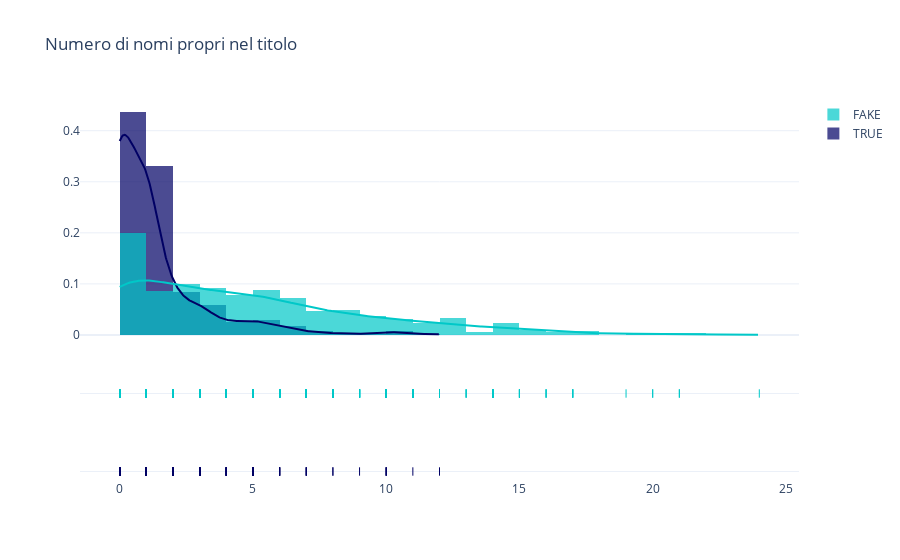

The cell this chart's notebook holds for it:
### Code cell
dataset.drop(['text_num_uppercase', 'text_len', 'text_num_stop_words', 'text_word_count'], axis=1, inplace=True)

dataset['token'] = dataset.apply(lambda row: nltk.word_tokenize(row['title']), axis=1)
dataset['pos_tags'] = dataset.apply(lambda row: nltk.pos_tag(row['token']), axis=1)

tag_count_dataset = pd.DataFrame(dataset['pos_tags'].map(lambda x: Counter(tag[1] for tag in x)).to_list())
dataset = pd.concat([dataset, tag_count_dataset], axis=1).fillna(0).drop(['pos_tags', 'token'], axis=1)

dataset = dataset[['title', 'text', 'source', 'label', 'title_num_uppercase', 'text_pct_uppercase', 'title_num_stop_words', 'text_pct_stop_words', 'NNP']].rename(columns={'NNP': 'NNP_title'})

x1 = dataset.loc[dataset['label']=='TRUE']['NNP_title']
x2 = dataset.loc[dataset['label'] == 'FAKE']['NNP_title']

group_labels = ['TRUE', 'FAKE']

colors = ['rgb(0, 0, 100)', 'rgb(0, 200, 200)']

fig = ff.create_distplot(
    [x1, x2], group_labels,colors=colors)

fig.update_layout(title_text='Numero di nomi propri nel titolo', template="plotly_white")
fig.show()

### Figure 1 — Plotly figure (JSON) as saved in the notebook; plotly's stock layout.template omitted (floating-point values rounded to 4 significant figures; data arrays with more than 128 entries replaced by an {"elided": "..."} marker saying what was removed)
{"data": [{"autobinx": false, "histnorm": "probability density", "legendgroup": "TRUE", "marker": {"color": "rgb(0, 0, 100)"}, "name": "TRUE", "opacity": 0.7, "type": "histogram", "x": {"elided": "586 int values"}, "xaxis": "x", "xbins": {"end": 12, "size": 1, "start": 0}, "yaxis": "y"}, {"autobinx": false, "histnorm": "probability density", "legendgroup": "FAKE", "marker": {"color": "rgb(0, 200, 200)"}, "name": "FAKE", "opacity": 0.7, "type": "histogram", "x": {"elided": "578 int values"}, "xaxis": "x", "xbins": {"end": 24, "size": 1, "start": 0}, "yaxis": "y"}, {"legendgroup": "TRUE", "marker": {"color": "rgb(0, 0, 100)"}, "mode": "lines", "name": "TRUE", "showlegend": false, "type": "scatter", "x": {"elided": "500 float values"}, "xaxis": "x", "y": {"elided": "500 float values"}, "yaxis": "y"}, {"legendgroup": "FAKE", "marker": {"color": "rgb(0, 200, 200)"}, "mode": "lines", "name": "FAKE", "showlegend": false, "type": "scatter", "x": {"elided": "500 float values"}, "xaxis": "x", "y": {"elided": "500 float values"}, "yaxis": "y"}, {"legendgroup": "TRUE", "marker": {"color": "rgb(0, 0, 100)", "symbol": "line-ns-open"}, "mode": "markers", "name": "TRUE", "showlegend": false, "type": "scatter", "x": {"elided": "586 int values"}, "xaxis": "x", "y": {"elided": "586 str values"}, "yaxis": "y2"}, {"legendgroup": "FAKE", "marker": {"color": "rgb(0, 200, 200)", "symbol": "line-ns-open"}, "mode": "markers", "name": "FAKE", "showlegend": false, "type": "scatter", "x": {"elided": "578 int values"}, "xaxis": "x", "y": {"elided": "578 str values"}, "yaxis": "y2"}], "layout": {"barmode": "overlay", "hovermode": "closest", "legend": {"traceorder": "reversed"}, "title": {"text": "Numero di nomi propri nel titolo"}, "xaxis": {"anchor": "y2", "domain": [0, 1], "zeroline": false}, "yaxis": {"anchor": "free", "domain": [0.35, 1], "position": 0}, "yaxis2": {"anchor": "x", "domain": [0, 0.25], "dtick": 1, "showticklabels": false}}}
